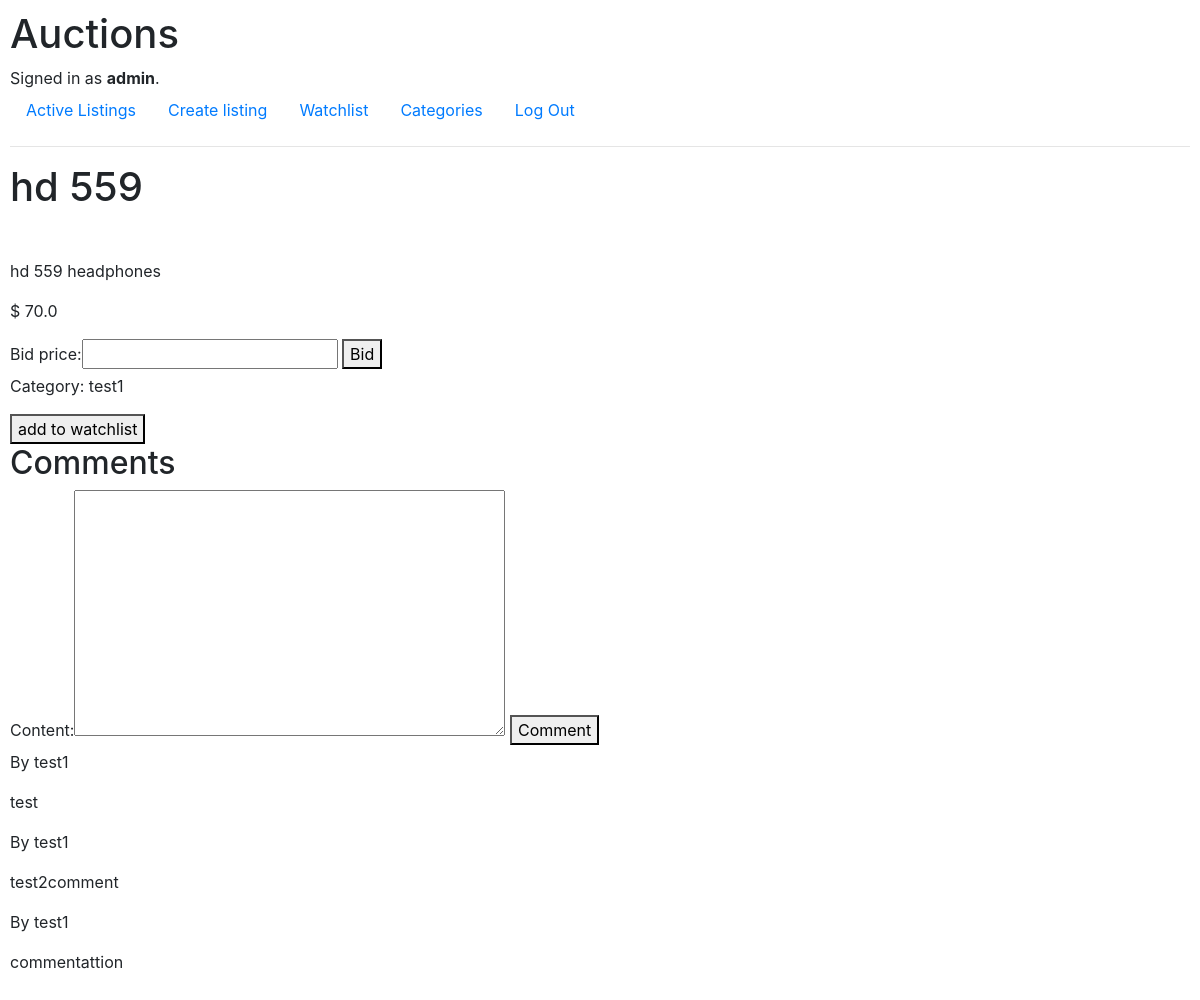
The app's page /listing/1 (signed in) with its own data.
### auctions/models.py (models this page shows, shortened)
class User(AbstractUser):
    watchListings = models.ManyToManyField(
        'Listing', blank=True, related_name='watchUsers')

class Listing(models.Model):
    title = models.CharField(max_length=200)
    description = models.CharField(max_length=2000)
    imageURL = models.URLField()
    basePrice = models.FloatField(default=1)
    isClosed = models.BooleanField(default=False)
    category = models.ForeignKey(
        'Category', on_delete=models.CASCADE, related_name='listings')
    user = models.ForeignKey(
        User, on_delete=models.CASCADE, related_name='listings')

class Category(models.Model):
    name = models.CharField(max_length=100)
    def __str__(self):
        return f'{self.name}'

class Comment(models.Model):
    content = models.CharField(max_length=1000)
    listing = models.ForeignKey(
        Listing, on_delete=models.CASCADE, related_name='comments')
    user = models.ForeignKey(
        User, on_delete=models.CASCADE, related_name='comments')

### auctions/views.py (the view, shortened to what this page needs)
# urls.py: path('listing/<int:id>', views.listing, name='listing'),
@login_required
def listing(request, id, message=None):
    listing1 = Listing.objects.get(pk=id)
    if listing1.bids.all():
        listing1.basePrice = listing1.bids.last().price
    if request.method == 'GET':
        if not listing1.isClosed:
            try:
                listing1.watchUsers.get(pk=request.user.pk)
                watchlistAction = 'remove'
            except User.DoesNotExist:
                watchlistAction = 'add'
            return render(request, 'auctions/listing.html', {
                'listing': listing1,
                'form': BidForm(),
                'message': message,
                'action': watchlistAction,
                'comments': listing1.comments.all(),
                'commentForm': commentForm(initial={'listingPk': listing1.pk}),
                'isAuthor': listing1.user == request.user
            })

### auctions/views.py
class BidForm(forms.Form):
    price = forms.FloatField(label='Bid price:')

class commentForm(forms.Form):
    listingPk = forms.CharField(widget=forms.HiddenInput)
    content = forms.CharField(max_length=1000, widget=forms.Textarea)

### auctions/templates/auctions/listing.html (shortened to what this page needs)
{% extends 'auctions/layout.html' %}
{% block body %}
    <article>
        <h1>{{ listing.title }}</h1>
        <aside>
            <figure>
            </figure>
        </aside>
        <section>
            <p>{{ listing.description }}</p>
            <p>$ {{ listing.basePrice }}</p>
            <form action="{% url 'listing' listing.pk %}" method="POST">
                {{ form }}
                <button type="submit">Bid</button>
            </form>
            <p>Category: {{ listing.category }}</p>
            <form action="{% url 'watchList' %}" method="POST">
                {% if action == 'add' %}
                    <button type="submit">{{ action }} to watchlist</button>
                {% else %}
                    <button type="submit">{{ action }} from watchlist</button>
                {% endif %}
            </form>
        </section>
    </article>
    <section>
        <h2>Comments</h2>
        <form action="{% url 'comments' %}" method="POST">
            {{ commentForm }}
            <button type="submit">Comment</button>
        </form>
        {% for comment in listing.comments.all %}
            <div>
                <p>By {{ comment.user.username }}</p>
                <p>{{ comment.content }}</p>
            </div>
        {% endfor %}
    </section>
{% endblock body %}

### auctions/templates/auctions/layout.html (shortened to what this page needs)
{% load static %}
<!DOCTYPE html>
<html lang="en">
    <head>
        <link rel="stylesheet" href="https://stackpath.bootstrapcdn.com/bootstrap/4.4.1/css/bootstrap.min.css">
        <link href="{% static 'auctions/styles.css' %}" rel="stylesheet">
    </head>
    <body>
        <h1>Auctions</h1>
        <div>
            {% if user.is_authenticated %}
                Signed in as <strong>{{ user.username }}</strong>.
            {% else %}
                Not signed in.
            {% endif %}
        </div>
        <ul class="nav">
            <li class="nav-item">
                <a class="nav-link" href="{% url 'index' %}">Active Listings</a>
            </li>
            <li class="nav-item">
                <a href="{% url 'create' %}" class="nav-link">Create listing</a>
            </li>
            <li class="nav-item">
                <a href="{% url 'watchList' %}" class="nav-link">Watchlist</a>
            </li>
            <li class="nav-item">
                <a href="{% url 'categories' %}" class="nav-link">Categories</a>
            </li>
            {% if user.is_authenticated %}
                <li class="nav-item">
                    <a class="nav-link" href="{% url 'logout' %}">Log Out</a>
                </li>
            {% endif %}
        </ul>
        <hr>
        {% block body %}
        {% endblock %}
    </body>
</html>

### auctions/static/auctions/styles.css (style rules this page uses)
body { padding: 10px; }

### records on screen
User: username "admin"
Listing: title "hd 559", description "hd 559 headphones", basePrice "70.0", category "test1"
Comment: user.username "test1", content "test"
Comment: user.username "test1", content "test2comment"
Comment: user.username "test1", content "commentattion"

### other values on screen
{{ action }} "add"
